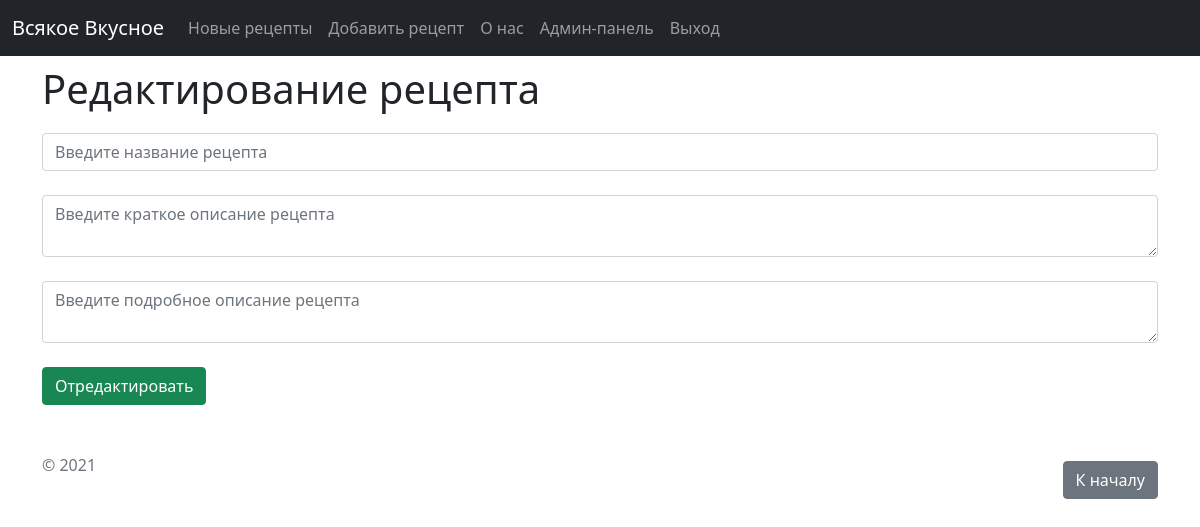
The page /feed/4/edit (signed in) on the database as committed earlier.
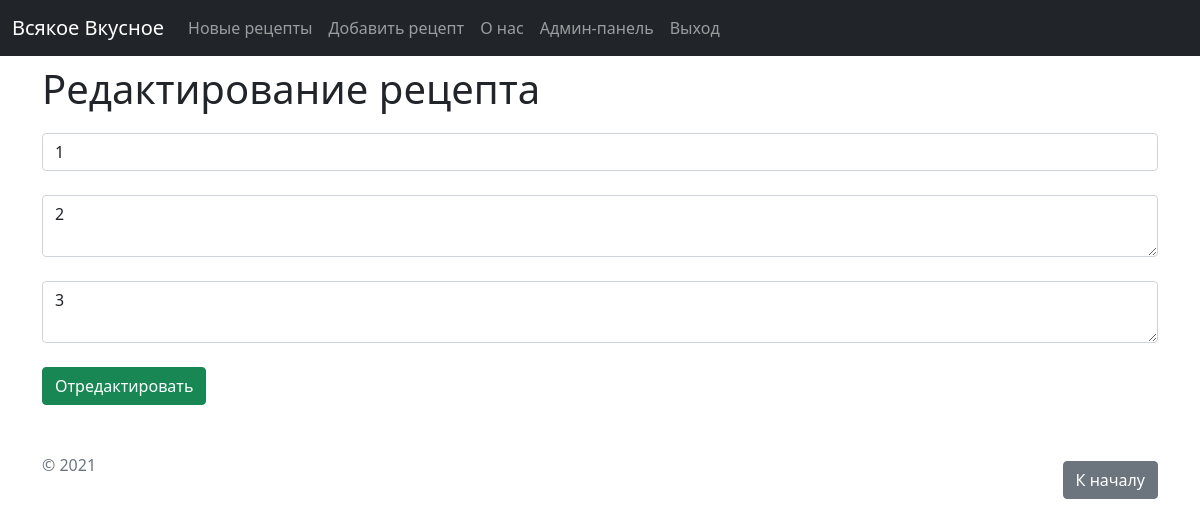
The same page on the database as committed later.
### main.py (models this page shows, shortened)
class Article(db.Model):                                # класс для сохранения записей (база данных)
    id = db.Column(db.Integer, primary_key=True)
    title = db.Column(db.String(100), nullable=False)
    intro = db.Column(db.String(300), nullable=False)
    text = db.Column(db.Text, nullable=False)
    date = db.Column(db.DateTime, default=datetime.utcnow)

### main.py (the view)
@app.route('/feed/<int:id>/edit', methods=['POST', 'GET'])
@login_required
def feed_edit(id):
    article = Article.query.get(id)
    if request.method == "POST":
        article.title = request.form['title']
        article.intro = request.form['intro']
        article.text = request.form['text']
        try:
            db.session.commit()
            return redirect('/feed')
        except:
            return "При редактировании рецепта произошла ошибка"
    else:
        return render_template("feed_edit.html", article=article)

### templates/feed_edit.html (shortened to what this page needs)
{% extends 'base.html' %}
{% block body %}
<div class="container mt-5">
    <h1>Редактирование рецепта</h1>
    <form method="post">
        <input type="text" name="title" id="title" class="form-control" value="{{ article.title }}" placeholder="Введите название рецепта"><br>
        <textarea name="intro" id="intro" class="form-control" placeholder="Введите краткое описание рецепта">{{ article.intro }}</textarea><br>
        <textarea name="text" id="text" class="form-control" placeholder="Введите подробное описание рецепта">{{ article.text }}</textarea><br>
        <input type="submit" class="btn btn-success" value="Отредактировать">
    </form>
</div>
{% endblock %}

Rows that differ between the two databases and show on the page:
added Article: title "1", intro "2", text "3"
